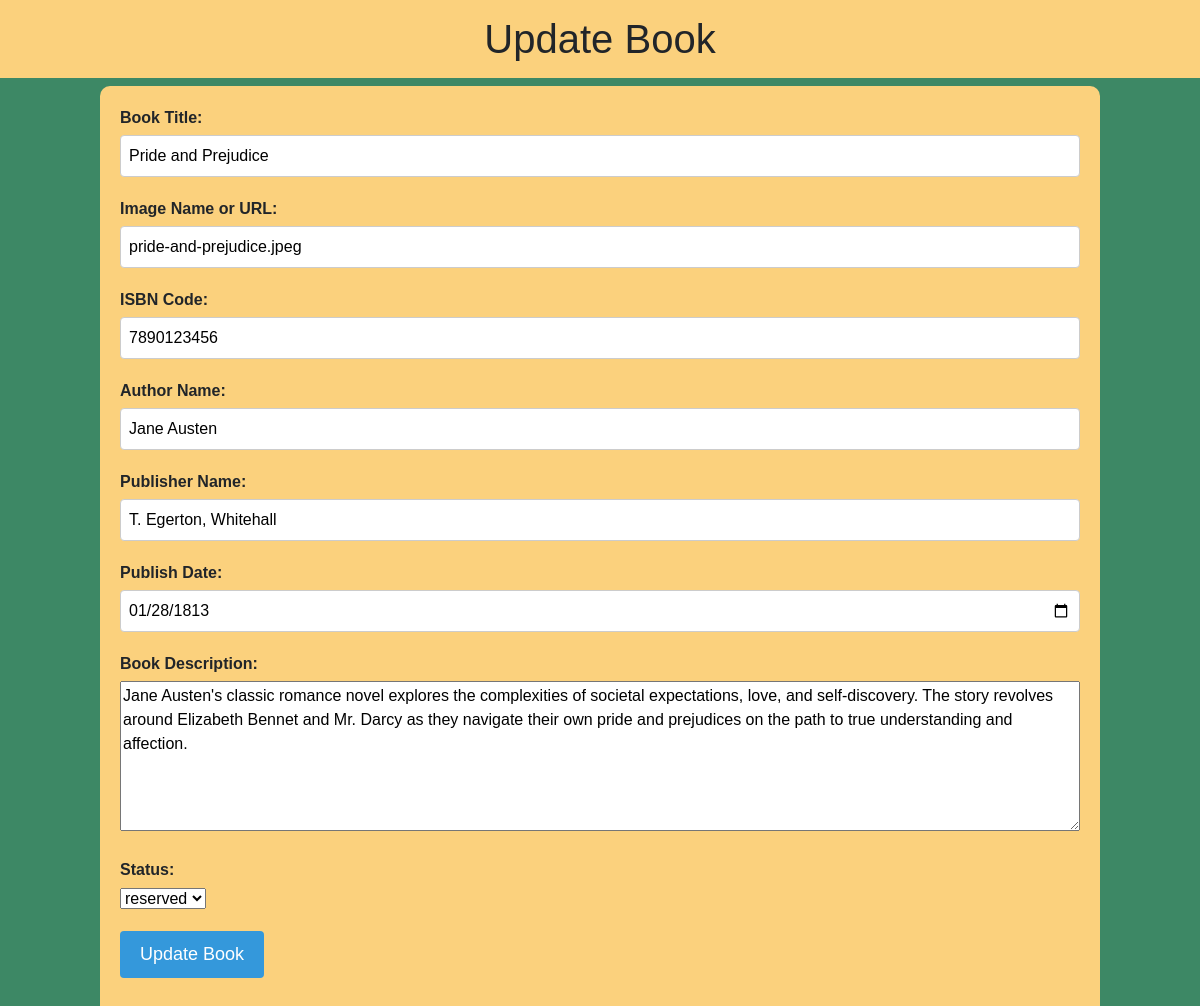
/update.php?mediaID=4, run on the app's committed database.
### tables this page shows
CREATE TABLE `media` (
  `mediaID` bigint(20) UNSIGNED NOT NULL,
  `title` varchar(255) NOT NULL,
  `image` varchar(255) DEFAULT NULL,
  `isbn_code` varchar(20) NOT NULL,
  `description` text NOT NULL,
  `author_name` varchar(100) DEFAULT NULL,
  `publisher_name` varchar(200) DEFAULT NULL,
  `publish_date` date DEFAULT NULL,
  `status` enum('available','reserved') DEFAULT 'available'
);

### update.php (the view, shortened to what this page needs)
<?php
require_once "db_connect.php";
$id = $_GET["mediaID"];
$id = filter_var($id, FILTER_VALIDATE_INT);
$sql = "SELECT * FROM media WHERE mediaID = $id";
$result = mysqli_query($connect, $sql);
$row = mysqli_fetch_assoc($result);
?>
<!DOCTYPE html>
<html lang="en">
<head>
    <link href="https://cdn.jsdelivr.net/npm/bootstrap@5.3.0/dist/css/bootstrap.min.css" rel="stylesheet">
</head>
</head>
<body>
    <h1>Update Book</h1>
    <div class="container">
        <form method="post" action="">
            <div class="form-group">
                <label for="name">Book Title:</label>
                <input type="text" id="name" name="name" value="<?= htmlentities($row["title"]) ?>">
            </div>
            <div class="form-group">
                <label for="image">Image Name or URL:</label>
                <input type="text" id="image" name="image" value="<?= htmlentities($row["image"]) ?>">
            </div>
            <div class="form-group">
                <label for="isbn">ISBN Code:</label>
                <input type="text" id="isbn" name="isbn" value="<?= htmlentities($row["isbn_code"]) ?>">
            </div>
            <div class="form-group">
                <label for="author_name">Author Name:</label>
                <input type="text" id="author_name" name="author_name" value="<?= htmlentities($row["author_name"]) ?>">
            </div>
            <div class="form-group">
                <label for="publisher_name">Publisher Name:</label>
                <input type="text" id="publisher_name" name="publisher_name" value="<?= htmlentities($row["publisher_name"]) ?>">
            </div>
            <div class="form-group">
                <label for="publish_date">Publish Date:</label>
                <input type="date" id="publish_date" name="publish_date" value="<?= htmlentities($row["publish_date"]) ?>">
            </div>
            <div class="form-group">
                <label for="description">Book Description:</label>
                <textarea id="description" name="description"><?= htmlentities($row["description"]) ?></textarea>
            </div>
            <div class="form-group">
                <label for="status">Status:</label>
                <select id="status" name="status">
                    <option value="reserved" <?php if ($row['status'] === 'reserved') echo 'selected'; ?>>reserved</option>
                </select>
            </div>
            <div class="form-group">
                <input type="submit" name="update" value="Update Book">
            </div>
        </form>
    </div>
</body>
</html>

### update.php (style rules this page uses)
* { box-sizing: border-box; }
body { font-family: sans-serif; background-color: #3d8865; }
h1 { padding: 15px; background-color: #fbd17d; display: flex; justify-content: center; }
.container { max-width: 1000px; margin: 0 auto; padding: 20px; background-color: #fbd17d; border-radius: 10px; }
.form-group { margin-bottom: 20px; }
.form-group label { display: block; font-weight: bold; margin-bottom: 5px; }
.form-group input[type="text"], .form-group input[type="date"] { width: 100%; padding: 8px; border: 1px solid #ccc; border-radius: 4px; font-size: 16px; }
.form-group input[type="submit"] { padding: 10px 20px; background-color: #3498db; border: none; color: #ffffff; border-radius: 4px; font-size: 18px; cursor: pointer; }
#description { height: 150px; width: 100%; resize: vertical; }

### data on the page
media: name "Pride and Prejudice", image "pride-and-prejudice.jpeg", isbn "7890123456", author_name "Jane Austen", publisher_name "T. Egerton, Whitehall", publish_date "01/28/1813", description "Jane Austen's classic romance novel explores the complexities of societal expectations, love, and self-discovery. The story revolves around Elizabeth Bennet and Mr. Darcy as they navigate their own pride and prejudices on the path to true understanding and affection.", status "reserved"
